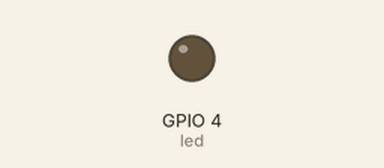
This sketch was run on a simulated ESP32-C3. Shown: output pins drawn as LEDs (lit = HIGH).

Above: at 0.9 s.
At 4.8 s:
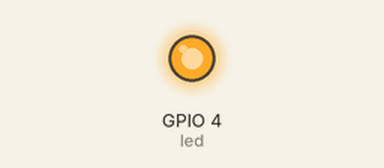
Timing chart, 0 to 7.2 s (numbered marks = the images above):
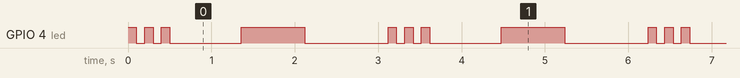

Measured:
- by itself, GPIO 4 (led): repeats every 3.1 s: 2 × (LOW 0.10 s, HIGH 0.10 s), LOW 0.86 s, HIGH 0.76 s, LOW 1.0 s, HIGH 0.10 s

The sketch:

esp32-c3_LED.ino
```cpp
/* LaskaKit LaskaKit ESP32-C3-LPKit blink example.
 *
 * Board:   LaskaKit ESP32-C3-LPKit  https://www.laskakit.cz/laskkit-esp-12-board
 *
 * In Arduino IDE choose board: "ESP32C3 Dev Module"
 *
 * Made by (c) laskakit.cz 2025
 * Email:podpora@laskakit.cz
 * Web:laskakit.cz
 */

#define led 4
int i, j;

void setup() {
  pinMode(led, OUTPUT);
}

void loop() {
  for(i=0; i < 3; i++) {
    digitalWrite(led, HIGH);
    delay(100);

    digitalWrite(led, LOW);
    delay(100);
  }

  delay(500);

  for(i=0; i < 1; i++) {
	  for(j=0; j <= 256;){
		  analogWrite(led, j);
      delay(1);
		  j += 1;
	  }
	  delay(500);
	  for(j=256; j >= 0;){
		  analogWrite(led, j);
      delay(1);
		  j -= 1;
	  }
    delay(500);
  }
  delay(500);
}
```
